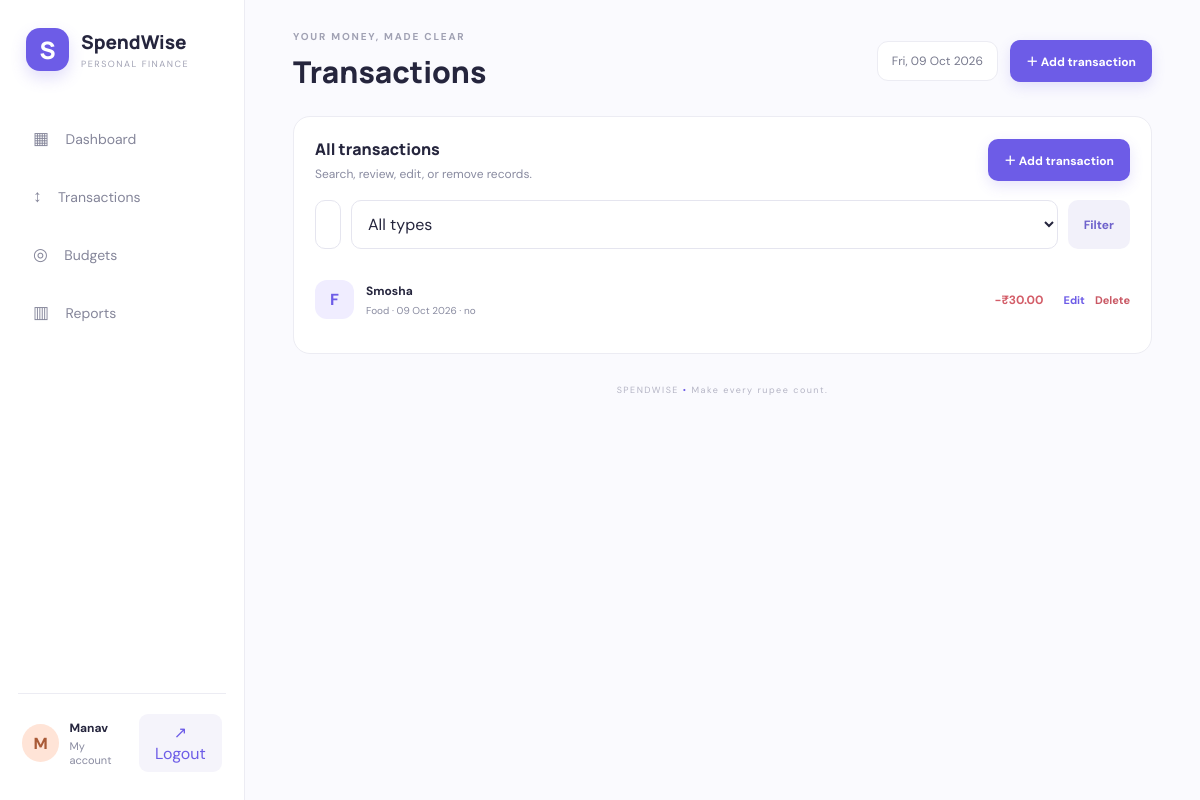
Page /transactions/ (signed in) on the committed database.
### expenses/models.py (models this page shows, shortened)
class Transaction(models.Model):
    INCOME = "income"
    EXPENSE = "expense"
    TYPES = [(INCOME, "Income"), (EXPENSE, "Expense")]
    user = models.ForeignKey(settings.AUTH_USER_MODEL, on_delete=models.CASCADE, related_name="transactions")
    title = models.CharField(max_length=120)
    amount = models.DecimalField(max_digits=12, decimal_places=2)
    kind = models.CharField(max_length=10, choices=TYPES, default=EXPENSE)
    category = models.ForeignKey(Category, on_delete=models.SET_NULL, null=True, blank=True, related_name="transactions")
    date = models.DateField(default=timezone.localdate)
    notes = models.CharField(max_length=250, blank=True)
    created_at = models.DateTimeField(auto_now_add=True)
    class Meta:
        ordering = ["-date", "-created_at"]

class Category(models.Model):
    name = models.CharField(max_length=60, unique=True)
    kind = models.CharField(max_length=10, choices=[("expense", "Expense"), ("income", "Income")], default="expense")
    class Meta:
        ordering = ["name"]
        verbose_name_plural = "categories"

### expenses/views.py (the view)
# urls.py: path("transactions/", views.transaction_list, name="transactions"),
@login_required
def transaction_list(request):
    qs = Transaction.objects.filter(user=request.user).select_related("category")
    query = request.GET.get("q", "").strip()
    kind = request.GET.get("kind", "")
    if query:
        qs = qs.filter(Q(title__icontains=query) | Q(notes__icontains=query) | Q(category__name__icontains=query))
    if kind in ("income", "expense"):
        qs = qs.filter(kind=kind)
    return render(request, "expenses/transactions.html", {"transactions": qs, "query": query, "kind": kind})

### expenses/templates/expenses/transactions.html
{% extends 'expenses/base.html' %}{% block title %}Transactions | SpendWise{% endblock %}{% block heading %}Transactions{% endblock %}{% block content %}<section class="panel"><div class="panel-head"><div><h3>All transactions</h3><p>Search, review, edit, or remove records.</p></div><a class="btn" href="{% url 'transaction_add' %}">＋ Add transaction</a></div><form class="filters" method="get"><input name="q" value="{{ query }}" placeholder="Search title, notes, category"><select name="kind"><option value="">All types</option><option value="expense" {% if kind == 'expense' %}selected{% endif %}>Expenses</option><option value="income" {% if kind == 'income' %}selected{% endif %}>Income</option></select><button class="btn btn-muted">Filter</button></form>{% for t in transactions %}<div class="transaction"><div class="category-icon">{{ t.category.name|first|upper|default:"₹" }}</div><div class="transaction-title"><b>{{ t.title }}</b><small>{{ t.category.name|default:"Uncategorised" }} · {{ t.date|date:"d M Y" }}{% if t.notes %} · {{ t.notes }}{% endif %}</small></div><strong class="{% if t.kind == 'income' %}positive{% else %}negative{% endif %}">{% if t.kind == 'income' %}+{% else %}−{% endif %}₹{{ t.amount|floatformat:2 }}</strong><div class="row-actions"><a href="{% url 'transaction_edit' t.pk %}">Edit</a><a class="delete-link" href="{% url 'transaction_delete' t.pk %}">Delete</a></div></div>{% empty %}<div class="empty"><span>↕</span><b>No matching transactions</b><p>Try another search or add a transaction.</p></div>{% endfor %}</section>{% endblock %}

### expenses/templates/expenses/base.html (shortened to what this page needs)
{% load static %}
<!DOCTYPE html>
<html lang="en">
<head>
    <link rel="stylesheet" href="{% static 'expenses/style.css' %}">
</head>
<body>
{% if user.is_authenticated %}
<aside class="sidebar">
    <a class="brand" href="{% url 'dashboard' %}">
        <span class="brand-mark">S</span>
        <span>
            <b>SpendWise</b>
            <small>PERSONAL FINANCE</small>
        </span>
    </a>
    <nav>
        <a href="{% url 'dashboard' %}">
            ▦ <span>Dashboard</span>
        </a>
        <a href="{% url 'transactions' %}">
            ↕ <span>Transactions</span>
        </a>
        <a href="{% url 'budgets' %}">
            ◎ <span>Budgets</span>
        </a>
        <a href="{% url 'reports' %}">
            ▥ <span>Reports</span>
        </a>
    </nav>
    <div class="side-bottom">
        <div class="avatar">
            {{ user.username|first|upper }}
        </div>
        <div class="user-info">
            <b>{{ user.username }}</b>
            <small>My account</small>
        </div>
        <form method="post" action="{% url 'logout' %}" class="logout-form">
            <button type="submit" class="logout" title="Logout">
                ↗ Logout
            </button>
        </form>
    </div>
</aside>
{% endif %}
<main class="{% if user.is_authenticated %}main{% else %}auth-main{% endif %}">
    {% if user.is_authenticated %}
    <header class="topbar">
        <div>
            <p class="eyebrow">YOUR MONEY, MADE CLEAR</p>
            <h1>{% block heading %}Dashboard{% endblock %}</h1>
        </div>
        <div class="top-actions">
            <span class="date-chip">
                {% now "D, d M Y" %}
            </span>
            <a class="btn" href="{% url 'transaction_add' %}">
                ＋ Add transaction
            </a>
        </div>
    </header>
    {% endif %}
    {% block content %}
    {% endblock %}
    <footer>
        SPENDWISE <span>•</span> Make every rupee count.
    </footer>
</main>
</body>
</html>

### expenses/static/expenses/style.css (style rules this page uses)
:root { --ink:#25253d;--muted:#898ba0;--purple:#6d5ce7;--line:#ececf3;--bg:#fafafe }
* { box-sizing:border-box }
body { margin:0;background:var(--bg);color:var(--ink);font-family:'DM Sans',sans-serif;min-height:100vh }
a { color:inherit;text-decoration:none }
button,input,select { font:inherit }
.sidebar { position:fixed;inset:0 auto 0 0;width:245px;background:#fff;border-right:1px solid var(--line);padding:28px 18px;display:flex;flex-direction:column }
.brand { display:flex;align-items:center;gap:12px;padding:0 8px 42px }
.brand-mark,.auth-logo { background:var(--purple);color:#fff;width:43px;height:43px;border-radius:14px;display:grid;place-items:center;font:800 24px Manrope;box-shadow:0 7px 16px #6d5ce733 }
.brand b { font:800 19px Manrope;display:block }
.brand small { display:block;color:#a1a2b4;font-size:9px;letter-spacing:1.5px;margin-top:3px }
.sidebar nav { display:grid;gap:8px }
.sidebar nav a { padding:14px 15px;border-radius:12px;color:#85869a;font-size:17px }
.sidebar nav a span { font-size:14px;margin-left:12px }
.side-bottom { margin-top:auto;border-top:1px solid var(--line);padding:20px 4px 0;display:flex;align-items:center;gap:10px }
.avatar { width:38px;height:38px;border-radius:50%;display:grid;place-items:center;background:#ffe4d7;color:#a95a37;font-weight:800 }
.side-bottom b,.side-bottom small { display:block }
.side-bottom b { font-size:12px }
.side-bottom small { color:var(--muted);font-size:11px;margin-top:3px }
.side-bottom form { margin-left:auto }
.logout { border:0;background:#f5f4fb;border-radius:9px;padding:8px;color:var(--purple);cursor:pointer }
.main { margin-left:245px;padding:30px clamp(22px,4vw,58px) 20px;max-width:1700px }
.topbar { display:flex;justify-content:space-between;align-items:center;gap:18px;margin-bottom:24px }
.eyebrow { font-size:10px;letter-spacing:1.8px;color:#a0a1b3;font-weight:700;margin:0 0 8px }
.topbar h1 { font:800 30px Manrope;margin:0 }
.top-actions { display:flex;align-items:center;gap:12px }
.date-chip { background:#fff;border:1px solid var(--line);padding:11px 14px;border-radius:11px;color:#77798d;font-size:12px }
.btn { display:inline-flex;align-items:center;justify-content:center;gap:6px;background:var(--purple);color:white;border:0;padding:12px 16px;border-radius:10px;font-weight:700;font-size:12px;cursor:pointer;box-shadow:0 5px 14px #6d5ce72a }
.btn-muted { background:#f2f1fa;color:#6e61cb;box-shadow:none }
.stat,.panel { background:#fff;border:1px solid var(--line);border-radius:17px;padding:21px }
.negative { color:#d35d68!important }
.panel-head { display:flex;align-items:center;justify-content:space-between;gap:14px;margin-bottom:18px }
.panel-head h3 { font:800 16px Manrope;margin:0 }
.panel-head p { font-size:12px;color:var(--muted);margin:6px 0 0 }
.transaction { display:flex;align-items:center;gap:12px;padding:13px 0;border-bottom:1px solid var(--line) }
.transaction:last-child { border-bottom:0 }
.category-icon { width:39px;height:39px;flex-shrink:0;display:grid;place-items:center;background:#f0edff;color:var(--purple);border-radius:12px;font-weight:800 }
.transaction-title { flex:1;min-width:0 }
.transaction-title b { font-size:12px;display:block }
.transaction-title small { font-size:10px;color:var(--muted);display:block;margin-top:5px;overflow-wrap:anywhere }
.transaction>strong { font-size:12px;white-space:nowrap }
.filters { display:flex;gap:10px;margin-bottom:18px }
.filters input { flex:1 }
.form input,.form select,.filters input,.filters select { width:100%;border:1px solid #e5e5ef;border-radius:10px;padding:12px;background:#fff;color:var(--ink);outline:none }
.row-actions { display:flex;gap:10px;margin-left:8px;font-size:11px }
.row-actions a { color:var(--purple);font-weight:700 }
.row-actions .delete-link { color:#c95864 }
footer { text-align:center;color:#b4b4c4;font-size:9px;letter-spacing:1.5px;padding:30px 0 10px }
footer span { color:var(--purple) }

### rows in the picture
Transaction: category.name|first "F", title "Smosha", category.name "Food", date "09 Oct 2026", notes "no", amount "30.00"

### other values in the picture
{{ user.username|first|upper }} "M"
{{ user.username }} "Manav"
